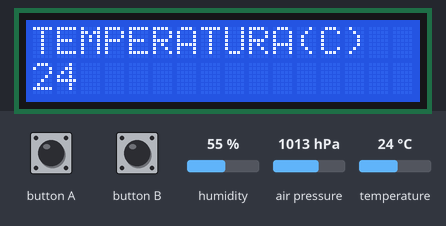
Recording of a program running on a simulated BBC micro:bit (MakeCode). On the bench: 16×2 character LCD. The inputs (shaded band) are chosen by the test bench; at power-on: humidity 55 %, air pressure 1013 hPa, temperature 24 °C. What the program prints to the serial console is not drawn.

Above: at 1.2 s.
1.3 s: button A pressed for 0.15 s
At 3.5 s:
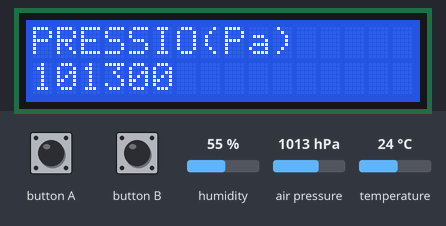
4.5 s: button A pressed for 0.15 s
At 6.0 s:
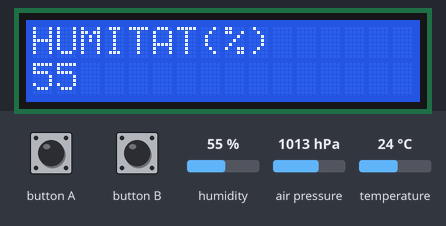
6.5 s: humidity set to 22 %
At 8.3 s:
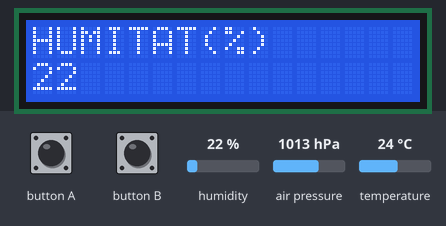
9.5 s: humidity set to 40 %
At 11.8 s:
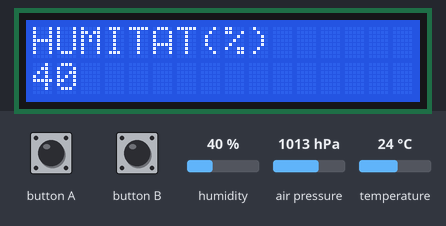
12.5 s: humidity set to 68 %
At 15.2 s:
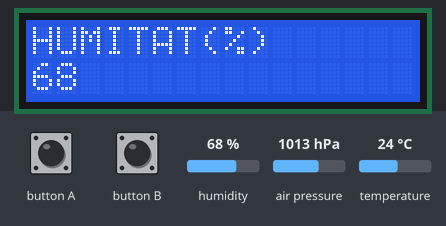
15.5 s: button B pressed for 0.15 s
At 17.1 s:
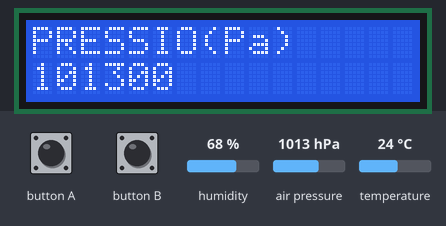
Timing chart, 0 to 18.5 s (numbered marks = the images above; inputs shaded):
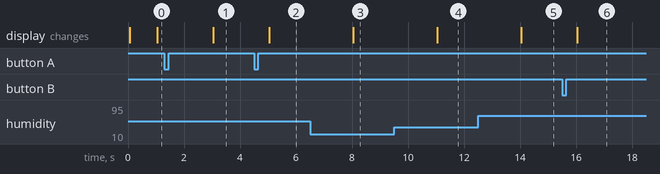

Measured:
- after the input at 1.3 s, the display: changes after 1.7 s (image 1)
- after the input at 4.5 s, the display: changes after 0.54 s (image 2)
- after the input at 6.5 s, the display: changes after 1.5 s (image 3)
- after the input at 9.5 s, the display: changes after 1.5 s (image 4)
- after the input at 12.5 s, the display: changes after 1.5 s (image 5)
- after the input at 15.5 s, the display: changes after 0.55 s (image 6)

The program:

main.ts
```typescript
input.onButtonPressed(Button.A, function () {
    pantalla += -1
})
input.onButtonPressed(Button.B, function () {
    pantalla += 1
})
let press = 0
let humid = 0
let temp = 0
BME280.PowerOn()
BME280.Address(BME280_I2C_ADDRESS.ADDR_0x76)
I2C_LCD1602.LcdInit(39)
I2C_LCD1602.clear()
let pantalla = 1
loops.everyInterval(1000, function () {
    if (pantalla == 1) {
        I2C_LCD1602.clear()
        I2C_LCD1602.ShowString("TEMPERATURA(C)", 0, 0)
        I2C_LCD1602.ShowNumber(temp, 0, 1)
    }
    if (pantalla == 2) {
        I2C_LCD1602.clear()
        I2C_LCD1602.ShowString("HUMITAT(%)", 0, 0)
        I2C_LCD1602.ShowNumber(humid, 0, 1)
    }
    if (pantalla == 3) {
        I2C_LCD1602.clear()
        I2C_LCD1602.ShowString("PRESSIO(Pa)", 0, 0)
        I2C_LCD1602.ShowNumber(press, 0, 1)
    }
    if (pantalla > 3) {
        pantalla = 1
    }
    if (pantalla < 1) {
        pantalla = 3
    }
})
basic.forever(function () {
    serial.redirectToUSB()
    serial.writeValue("Temperature BME", BME280.temperature(BME280_T.T_C))
    serial.writeValue("Humidity BME", BME280.humidity())
    serial.writeValue("Pressure BME", BME280.pressure(BME280_P.Pa))
    temp = BME280.temperature(BME280_T.T_C)
    humid = BME280.humidity()
    press = BME280.pressure(BME280_P.Pa)
    basic.pause(1000)
})
```

test.ts
```typescript
// aquí va el archivo "tests"; esto no se compilará cuando este paquete se utilice como una extensión.
```
